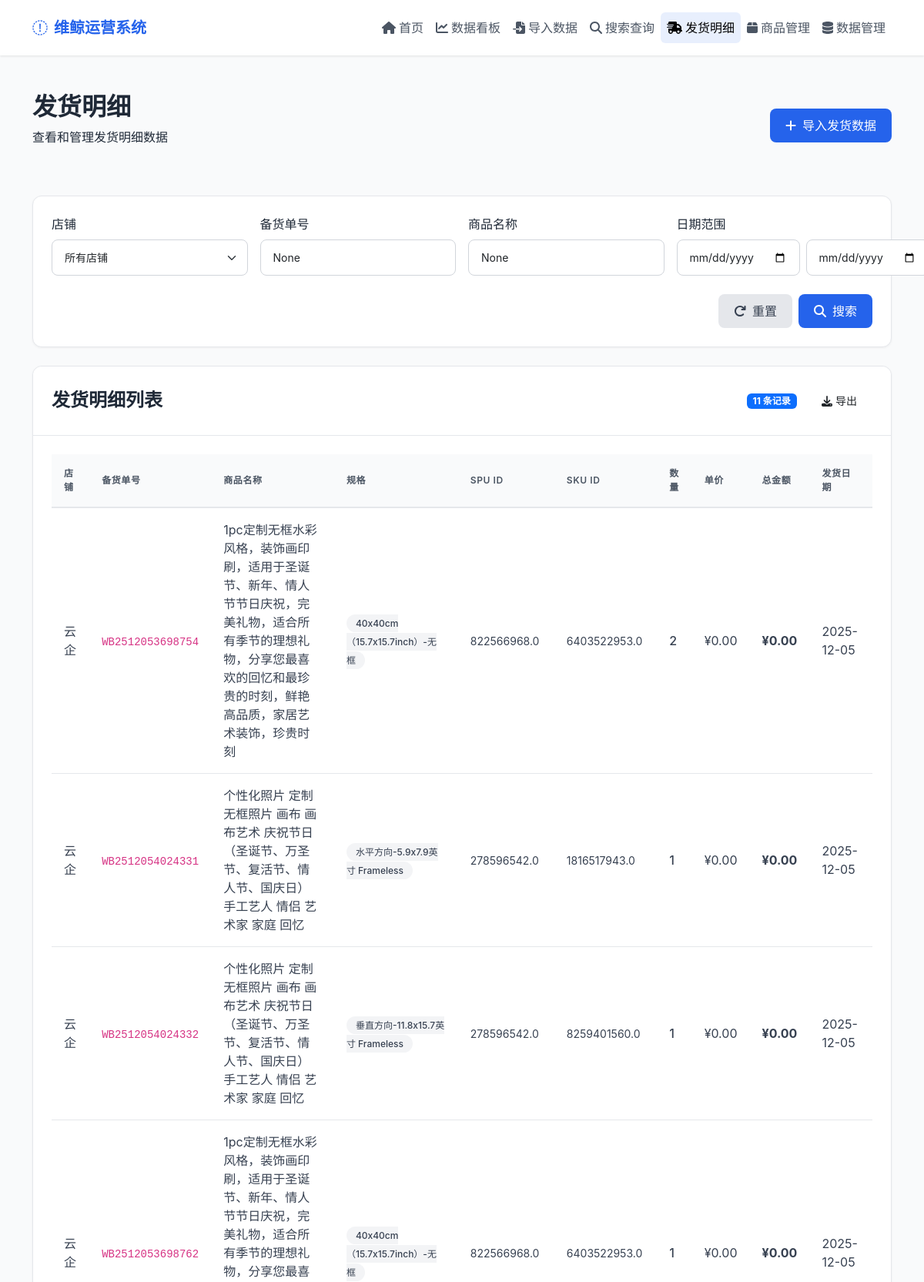
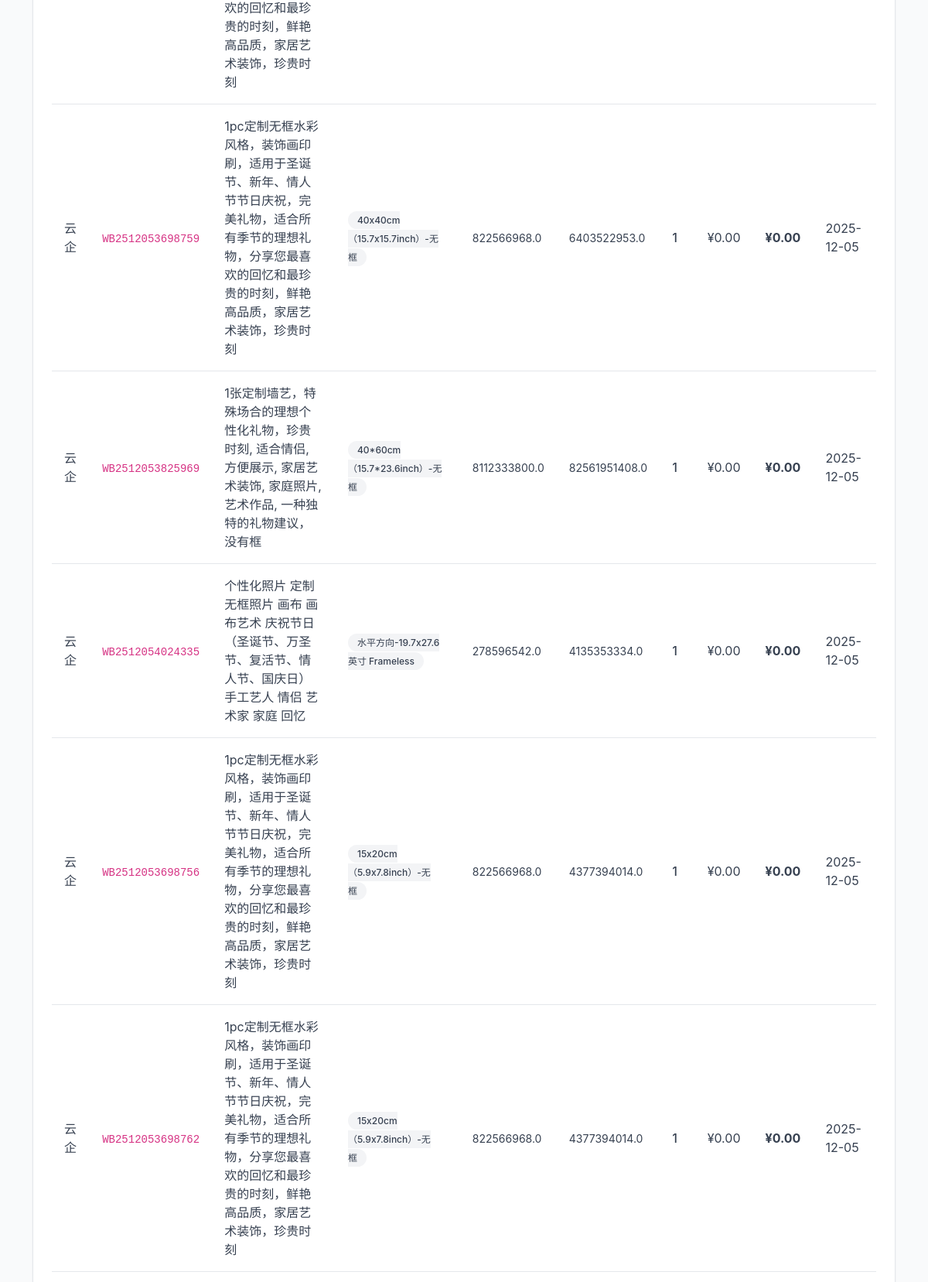
Screenshot of /shipping (upper part) with the database file from the repository (2 pictures, top to bottom).
### tables this page shows
CREATE TABLE shipping_details (
        id INTEGER PRIMARY KEY AUTOINCREMENT,
        shop_id INTEGER,
        spu_id TEXT,           -- 商品SPU ID
        skc_id TEXT,           -- 商品SKC ID（新增）
        sku_id TEXT,           -- 商品SKU ID
        product_name TEXT,     -- 商品名称
        sku_attribute TEXT,    -- 商品属性集（规格）
        stock_order_id TEXT,   -- 备货单号
        quantity INTEGER,      -- 件数
        unit_price REAL DEFAULT 0,     -- 单价
        total_amount REAL DEFAULT 0,   -- 总金额
        shipping_date DATE,    -- 发货日期（从备货单号解析）
        upload_date TIMESTAMP DEFAULT CURRENT_TIMESTAMP,
        FOREIGN KEY (shop_id) REFERENCES shops (id),
        UNIQUE(shop_id, stock_order_id, sku_id)
    );

CREATE TABLE shops (
        id INTEGER PRIMARY KEY AUTOINCREMENT,
        shop_name TEXT UNIQUE
    );

### web_app.py (the view)
@app.route('/shipping')
def shipping():
    shop_name = request.args.get('shop')
    start_date = request.args.get('start_date')
    end_date = request.args.get('end_date')
    product_name = request.args.get('product_name')
    spu_id = request.args.get('spu_id')
    stock_order_id = request.args.get('stock_order_id')
    results_df = None
    result_count = 0
    shipping_data = []
    total_quantity = 0
    total_amount = 0.0
    unique_orders = 0
    unique_products = 0
    try:
        results_df = database.search_shipping_details(
            shop_name=shop_name,
            spu_id=spu_id,
            sku_id=None,  # 专门用于发货明细，不按SKU搜索
            stock_order_id=stock_order_id,
            start_date=start_date,
            end_date=end_date
        )
        if product_name and results_df is not None and not results_df.empty:
            results_df = results_df[results_df['product_name'].astype(str).str.contains(product_name, na=False)]
        if results_df is not None and not results_df.empty:
            shipping_data = results_df.to_dict('records')
            result_count = len(shipping_data)
            if 'quantity' in results_df.columns:
                try:
                    total_quantity = int(results_df['quantity'].sum())
                except:
                    total_quantity = 0
            else:
                total_quantity = 0
            if 'total_amount' in results_df.columns:
                try:
                    total_amount = float(results_df['total_amount'].sum())
                except:
                    total_amount = 0.0
            else:
                if 'unit_price' in results_df.columns and 'quantity' in results_df.columns:
                    try:
                        total_amount = float((results_df['unit_price'] * results_df['quantity']).sum())
                    except:
                        total_amount = 0.0
            if 'stock_order_id' in results_df.columns:
                unique_orders = int(results_df['stock_order_id'].nunique())
            else:
                unique_orders = 0
            if 'product_name' in results_df.columns:
                unique_products = int(results_df['product_name'].nunique())
            else:
                unique_products = 0
        else:
            shipping_data = []
            result_count = 0
    except Exception as e:
        print(f"查询发货明细出错: {e}")
        import traceback
        traceback.print_exc()
        shipping_data = []
        result_count = 0
    return render_template('minimal_shipping.html',
                          shops=database.SHOP_LIST,
                          shipping_data=shipping_data,
                          result_count=result_count,
                          current_shop=shop_name,
                          start_date=start_date,
                          end_date=end_date,
                          product_name=product_name,
                          spu_id=spu_id,
                          stock_order_id=stock_order_id,
                          total_quantity=total_quantity,
                          total_amount=total_amount,
                          unique_orders=unique_orders,
                          unique_products=unique_products)

### templates/minimal_shipping.html (shortened to what this page needs)
{% extends "minimal_base.html" %}
{% block content %}
<div class="container py-5">
    <div class="d-flex justify-content-between align-items-center mb-5">
        <div>
            <h1 class="h2 fw-bold mb-2">发货明细</h1>
            <p class="text-gray-600">查看和管理发货明细数据</p>
        </div>
        <div>
            <a href="/import" class="btn btn-minimal btn-minimal-primary">
                <i class="fas fa-plus me-2"></i>导入发货数据
            </a>
        </div>
    </div>
    <div class="minimal-card mb-4">
        <div class="minimal-card-body">
            <form id="shippingFilterForm" action="/shipping" method="get">
                <div class="row g-3">
                    <div class="col-md-3">
                        <label class="form-label">店铺</label>
                        <select class="form-select search-input" name="shop">
                            <option value="">所有店铺</option>
                        </select>
                    </div>
                    <div class="col-md-3">
                        <label class="form-label">备货单号</label>
                        <input type="text" class="form-control search-input" name="stock_order_id" placeholder="WB251016..." value="{{ stock_order_id }}">
                    </div>
                    <div class="col-md-3">
                        <label class="form-label">商品名称</label>
                        <input type="text" class="form-control search-input" name="product_name" placeholder="商品名称..." value="{{ product_name }}">
                    </div>
                    <div class="col-md-3">
                        <label class="form-label">日期范围</label>
                        <div class="d-flex gap-2">
                            <input type="date" class="form-control search-input" name="start_date" placeholder="开始日期" value="{{ start_date }}">
                            <input type="date" class="form-control search-input" name="end_date" placeholder="结束日期" value="{{ end_date }}">
                        </div>
                    </div>
                </div>
                <div class="d-flex justify-content-end mt-4">
                    <button type="button" class="btn btn-minimal me-2" style="background-color: var(--gray-200); color: var(--gray-700);" onclick="resetFilter()">
                        <i class="fas fa-redo me-2"></i>重置
                    </button>
                    <button type="submit" class="btn btn-minimal btn-minimal-primary">
                        <i class="fas fa-search me-2"></i>搜索
                    </button>
                </div>
            </form>
        </div>
    </div>
    <div class="minimal-card">
        <div class="minimal-card-header d-flex justify-content-between align-items-center">
            <h4 class="mb-0">发货明细列表</h4>
            <div>
                <span class="badge bg-primary">{{ shipping_data|length }} 条记录</span>
                {% if shipping_data|length > 0 %}
                <button class="btn btn-sm btn-minimal ms-2" onclick="exportShippingData()">
                    <i class="fas fa-download me-1"></i>导出
                </button>
                {% endif %}
            </div>
        </div>
        <div class="minimal-card-body">
            {% if shipping_data|length > 0 %}
            <div class="table-responsive">
                <table class="minimal-table">
                    <thead>
                        <tr>
                            <th>店铺</th>
                            <th>备货单号</th>
                            <th>商品名称</th>
                            <th>规格</th>
                            <th>SPU ID</th>
                            <th>SKU ID</th>
                            <th>数量</th>
                            <th>单价</th>
                            <th>总金额</th>
                            <th>发货日期</th>
                        </tr>
                    </thead>
                    <tbody>
                        {% for item in shipping_data %}
                        <tr>
                            <td>{{ item.shop_name }}</td>
                            <td><code>{{ item.stock_order_id }}</code></td>
                            <td>{{ item.product_name }}</td>
                            <td><span class="badge-minimal" style="background-color: var(--gray-100); color: var(--gray-700);">{{ item.sku_attribute }}</span></td>
                            <td><small class="text-gray-500">{{ item.spu_id }}</small></td>
                            <td><small class="text-gray-500">{{ item.sku_id }}</small></td>
                            <td><span class="fw-medium">{{ item.quantity }}</span></td>
                            <td class="text-gray-600">¥{{ "%.2f"|format(item.unit_price) }}</td>
                            <td class="fw-bold">¥{{ "%.2f"|format(item.total_amount) }}</td>
                            <td><span class="text-gray-500">{{ item.shipping_date }}</span></td>
                        </tr>
                        {% endfor %}
                    </tbody>
                </table>
            </div>
            {% endif %}
        </div>
    </div>
</div>
{% endblock %}

### templates/minimal_base.html (style rules this page uses)
:root { --primary-color: #2563eb; --primary-light: #3b82f6; --success-color: #10b981; --warning-color: #f59e0b; --danger-color: #ef4444; --gray-50: #f9fafb; --gray-100: #f3f4f6; --gray-200: #e5e7eb; --gray-300: #d1d5db; --gray-400: #9ca3af; --gray-500: #6b7280; --gray-600: #4b5563; --gray-700: #374151; --gray-800: #1f2937; --gray-900: #111827; }
body { background-color: var(--gray-50); font-family: 'Inter', -apple-system, BlinkMacSystemFont, 'Segoe UI', Roboto, sans-serif; color: var(--gray-800); }
.minimal-card { background: white; border-radius: 12px; border: 1px solid var(--gray-200); box-shadow: 0 1px 3px rgba(0, 0, 0, 0.05); transition: box-shadow 0.2s; }
.minimal-card-header { padding: 1.5rem; border-bottom: 1px solid var(--gray-200); background-color: white; border-radius: 12px 12px 0 0; }
.minimal-card-header h4 { margin: 0; font-weight: 600; color: var(--gray-800); }
.minimal-card-body { padding: 1.5rem; }
.btn-minimal { border-radius: 8px; font-weight: 500; padding: 0.625rem 1.25rem; transition: all 0.2s; border: none; }
.btn-minimal-primary { background-color: var(--primary-color); color: white; }
.minimal-table { width: 100%; border-collapse: separate; border-spacing: 0; }
.minimal-table th { background-color: var(--gray-50); color: var(--gray-600); font-weight: 600; padding: 1rem; border-bottom: 2px solid var(--gray-200); text-transform: uppercase; font-size: 0.75rem; letter-spacing: 0.05em; }
.minimal-table td { padding: 1rem; border-bottom: 1px solid var(--gray-200); color: var(--gray-700); }
.badge-minimal { padding: 0.25rem 0.75rem; border-radius: 20px; font-size: 0.75rem; font-weight: 500; }
.search-input { border: 1px solid var(--gray-300); border-radius: 8px; padding: 0.75rem 1rem; font-size: 0.875rem; transition: all 0.2s; }

### rows the page displays
shipping_details: shop_name "云企", stock_order_id "WB2512053698754", product_name "1pc定制无框水彩风格，装饰画印刷，适用于圣诞节、新年、情人节节日庆祝，完美礼物，适合所有季节的理想礼物，分享您最喜欢的回忆和最珍贵的时刻，鲜艳高品质，家居艺术装饰，珍贵时刻", sku_attribute "40x40cm（15.7x15.7inch）-无框", spu_id "822566968.0", sku_id "6403522953.0", quantity "2", unit_price "0.00", total_amount "0.00", shipping_date "2025-12-05"
shipping_details: shop_name "云企", stock_order_id "WB2512054024331", product_name "个性化照片 定制无框照片 画布 画布艺术 庆祝节日（圣诞节、万圣节、复活节、情人节、国庆日） 手工艺人 情侣 艺术家 家庭 回忆", sku_attribute "水平方向-5.9x7.9英寸 Frameless", spu_id "278596542.0", sku_id "1816517943.0", quantity "1", unit_price "0.00", total_amount "0.00", shipping_date "2025-12-05"
shipping_details: shop_name "云企", stock_order_id "WB2512054024332", product_name "个性化照片 定制无框照片 画布 画布艺术 庆祝节日（圣诞节、万圣节、复活节、情人节、国庆日） 手工艺人 情侣 艺术家 家庭 回忆", sku_attribute "垂直方向-11.8x15.7英寸 Frameless", spu_id "278596542.0", sku_id "8259401560.0", quantity "1", unit_price "0.00", total_amount "0.00", shipping_date "2025-12-05"
shipping_details: shop_name "云企", stock_order_id "WB2512053698762", product_name "1pc定制无框水彩风格，装饰画印刷，适用于圣诞节、新年、情人节节日庆祝，完美礼物，适合所有季节的理想礼物，分享您最喜欢的回忆和最珍贵的时刻，鲜艳高品质，家居艺术装饰，珍贵时刻", sku_attribute "40x40cm（15.7x15.7inch）-无框", spu_id "822566968.0", sku_id "6403522953.0", quantity "1", unit_price "0.00", total_amount "0.00", shipping_date "2025-12-05"
shipping_details: shop_name "云企", stock_order_id "WB2512053698759", product_name "1pc定制无框水彩风格，装饰画印刷，适用于圣诞节、新年、情人节节日庆祝，完美礼物，适合所有季节的理想礼物，分享您最喜欢的回忆和最珍贵的时刻，鲜艳高品质，家居艺术装饰，珍贵时刻", sku_attribute "40x40cm（15.7x15.7inch）-无框", spu_id "822566968.0", sku_id "6403522953.0", quantity "1", unit_price "0.00", total_amount "0.00", shipping_date "2025-12-05"
shipping_details: shop_name "云企", stock_order_id "WB2512053825969", product_name "1张定制墙艺，特殊场合的理想个性化礼物，珍贵时刻, 适合情侣, 方便展示, 家居艺术装饰, 家庭照片, 艺术作品, 一种独特的礼物建议，没有框", sku_attribute "40*60cm（15.7*23.6inch）-无框", spu_id "8112333800.0", sku_id "82561951408.0", quantity "1", unit_price "0.00", total_amount "0.00", shipping_date "2025-12-05"
shipping_details: shop_name "云企", stock_order_id "WB2512054024335", product_name "个性化照片 定制无框照片 画布 画布艺术 庆祝节日（圣诞节、万圣节、复活节、情人节、国庆日） 手工艺人 情侣 艺术家 家庭 回忆", sku_attribute "水平方向-19.7x27.6英寸 Frameless", spu_id "278596542.0", sku_id "4135353334.0", quantity "1", unit_price "0.00", total_amount "0.00", shipping_date "2025-12-05"
shipping_details: shop_name "云企", stock_order_id "WB2512053698756", product_name "1pc定制无框水彩风格，装饰画印刷，适用于圣诞节、新年、情人节节日庆祝，完美礼物，适合所有季节的理想礼物，分享您最喜欢的回忆和最珍贵的时刻，鲜艳高品质，家居艺术装饰，珍贵时刻", sku_attribute "15x20cm（5.9x7.8inch）-无框", spu_id "822566968.0", sku_id "4377394014.0", quantity "1", unit_price "0.00", total_amount "0.00", shipping_date "2025-12-05"
shipping_details: shop_name "云企", stock_order_id "WB2512053698762", product_name "1pc定制无框水彩风格，装饰画印刷，适用于圣诞节、新年、情人节节日庆祝，完美礼物，适合所有季节的理想礼物，分享您最喜欢的回忆和最珍贵的时刻，鲜艳高品质，家居艺术装饰，珍贵时刻", sku_attribute "15x20cm（5.9x7.8inch）-无框", spu_id "822566968.0", sku_id "4377394014.0", quantity "1", unit_price "0.00", total_amount "0.00", shipping_date "2025-12-05"

### other values shown
{{ shipping_data|length }} "11"
